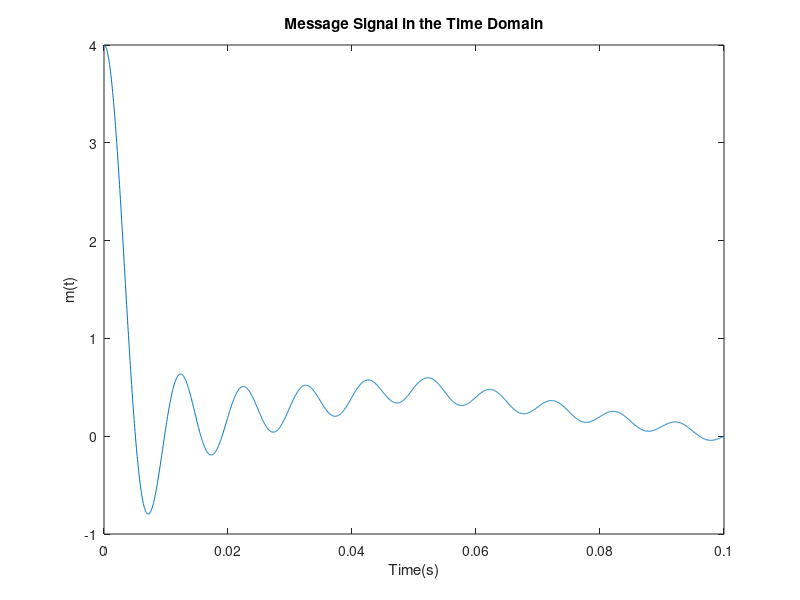
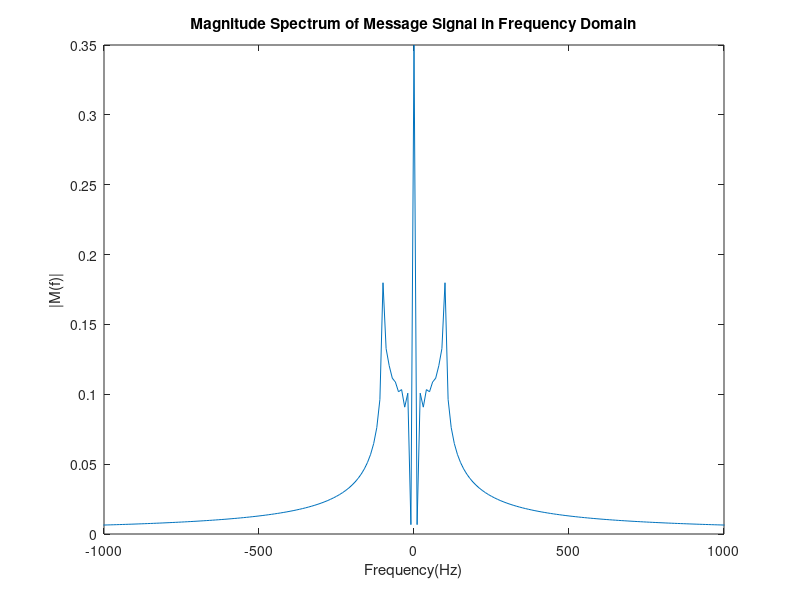

Source code (MATLAB) for these figures, in order:
function ExerciseOne
%High sampling rate for more accuracy in the plots.
fs = 20000;
t = 0:1/fs:0.1;

index = 1;
for i = 0:1/fs:0.1
    if (i <= 0.05)
        message_signal(index) = 4*sinc(200*i) + (10*i); %Conditional equation for 0 <= t <= 0.05
    elseif (i >= 0.05 && i <= 0.1)
        message_signal(index) = 4*sinc(200*i) + (1 - 10*i); %Conditional equation for 0.05 <= t <= 0.1
    else
        message_signal(index) = 0; %For all time past 0.1 the message signal has a value of 0.
    end
    index = index + 1;
end
%Getting fourier transform of message and shifting the array so that the DC component is at the centre of the array.
Mf = fftshift(fft(message_signal)); 

% Used when plotting the magnitude spectrum and getting the frequency range 'f'.
n = length(message_signal) - 1;

%Sampled frequency steps for the frequency range 'f'
df = fs/n; 
f = -fs/2:df:fs/2;

%plot of the message signal from 0 <= t <= 0.2
figure(1)
plot(t,message_signal);
title("Message Signal in the Time Domain")
xlabel("Time(s)")
ylabel("m(t)")
set(gca,'XLim',[0 0.1]);

%Plot of the message signal in the frequency domain from -1000 <= f <= 1000
figure(2)
plot(f,abs(Mf)/n);
title("Magnitude Spectrum of Message Signal in Frequency Domain")
xlabel("Frequency(Hz)")
ylabel("|M(f)|")
set(gca,'XLim',[-1000 1000]);
end